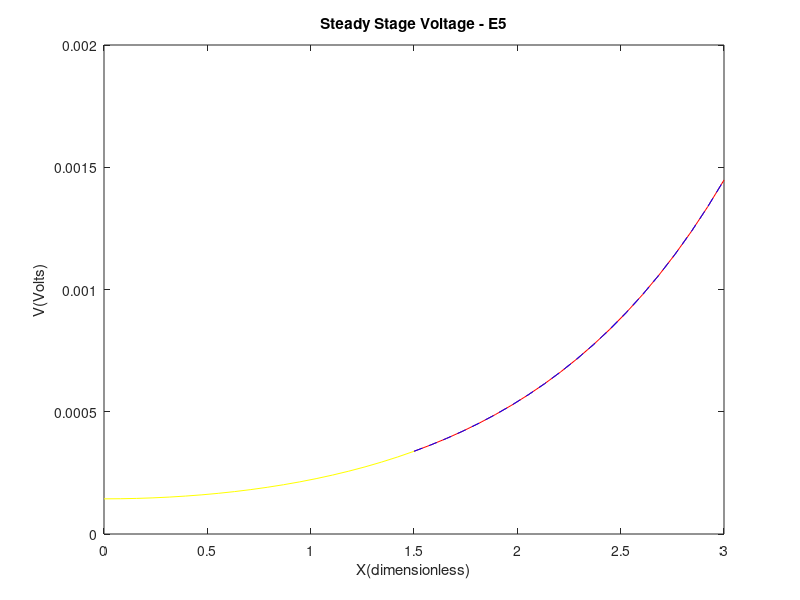

Reproduce this figure in MATLAB.
% electrical constants and derived quantities for typical 
% mammalian dendrite

% Dimensions of compartments

d1 = 75e-4; 			% cm
d21 = 30e-4; 			% cm
d22 = 15e-4; 			% cm
%d21 = 47.2470e-4;       % E9 cm
%d22 = d21;               % E9 cm

l1 = 1.5;			% dimensionless
l21 = 3.0;			% dimensionless
l22 = 3.0;			% dimensionless

% Electrical properties of compartments

Rm = 6e3;			% Ohms cm^2
Rc = 90;			% Ohms cm
Rs = 1e6;			% Ohms

c1 = 2*(Rc*Rm)^(1/2)/pi;

rl1 = c1*d1^(-3/2);		% Ohms
rl21 = c1*d21^(-3/2);		% Ohms
rl22 = c1*d22^(-3/2);		% Ohms


% Applied current

iapp = 1e-9; 	% Amps

% Coefficient matrices

A = [1 -1 0 0 0 0;
     0 0 exp(-l21) exp(l21) 0 0;
     0 0 0 0 exp(-l22) exp(l22);
     exp(-l1) exp(l1) -exp(-l1) -exp(l1) 0 0;
     0 0 exp(-l1) exp(l1) -exp(-l1) -exp(l1);
     -exp(-l1) exp(l1) rl1*exp(-l1)/rl21 -rl1*exp(l1)/rl21 rl1*exp(-l1)/rl22 -rl1*exp(l1)/rl22];

b = [rl1*iapp 0 0 0 0 0]';

%% 

%Question 3
x=A\b;
display(x)

%% 


%Question 4
y1=linspace(0,l1,20);
y21=linspace(l1,l21,20);
y22=linspace(l1,l22,20);

v1=x(1)*exp(-y1)+x(2)*exp(y1);
v21=x(3)*exp(-y21)+x(4)*exp(y21);
v22=x(5)*exp(-y22)+x(6)*exp(y22);
plot(y1,v1,'-y',y21,v21,'r-',y22,v22,'b-');
xlabel('X(dimensionless)');
ylabel('V(Volts)');
title('Steady Stage Voltage - E5');



%% 

%Question 5- (a)

A1=A;
A1(2,:) = [0 0 -exp(-l21) exp(l21) 0 0];
x=A1\b;


y1=linspace(0,l1,20);
y21=linspace(l1,l21,20);
y22=linspace(l1,l22,20);

v1=x(1)*exp(-y1)+x(2)*exp(y1);
v21=x(3)*exp(-y21)+x(4)*exp(y21);
v22=x(5)*exp(-y22)+x(6)*exp(y22);
plot(y1,v1,'-y',y21,v21,'r-',y22,v22,'b-');
xlabel('X(dimensionless)');
ylabel('V(Volts)');
title('Steady Stage Voltage - E5');



%% 

%Question 5- (b)


A1(3,:) = [0 0 0 0 -exp(-l22) exp(l22)];
x=A1\b;


y1=linspace(0,l1,20);
y21=linspace(l1,l21,20);
y22=linspace(l1,l22,20);

v1=x(1)*exp(-y1)+x(2)*exp(y1);
v21=x(3)*exp(-y21)+x(4)*exp(y21);
v22=x(5)*exp(-y22)+x(6)*exp(y22);
plot(y1,v1,'-y',y21,v21,'r-',y22,v22,'b-');
xlabel('X(dimensionless)');
ylabel('V(Volts)');
title('Steady Stage Voltage - E5');



%% 

%Question 5- (c)

A2=A;
A2(2,:) = [0 0 -exp(-l21) exp(l21) 0 0];


b2=b;
b2(1) = 0;
b2(2) = rl21*iapp;

x=A2\b2;


y1=linspace(0,l1,20);
y21=linspace(l1,l21,20);
y22=linspace(l1,l22,20);

v1=x(1)*exp(-y1)+x(2)*exp(y1);
v21=x(3)*exp(-y21)+x(4)*exp(y21);
v22=x(5)*exp(-y22)+x(6)*exp(y22);
plot(y1,v1,'-y',y21,v21,'r-',y22,v22,'b-');
xlabel('X(dimensionless)');
ylabel('V(Volts)');
title('Steady Stage Voltage - E5');




%% 


%Question 5- (d)

b2(3) = rl22*iapp;

x=A1\b2;


y1=linspace(0,l1,20);
y21=linspace(l1,l21,20);
y22=linspace(l1,l22,20);

v1=x(1)*exp(-y1)+x(2)*exp(y1);
v21=x(3)*exp(-y21)+x(4)*exp(y21);
v22=x(5)*exp(-y22)+x(6)*exp(y22);
plot(y1,v1,'-y',y21,v21,'r-',y22,v22,'b-');
xlabel('X(dimensionless)');
ylabel('V(Volts)');
title('Steady Stage Voltage - E5');


%% 


%Question 6


%electrical constants and derived quantities for typical 
% mammalian dendrite

% Dimensions of compartments

d1 = 75e-4; 			% cm
%d21 = 30e-4; 			% cm
%d22 = 15e-4; 			% cm
d21 = 47.2470e-4;       % E9 cm
d22 = d21;               % E9 cm

l1 = 1.5;			% dimensionless
l21 = 3.0;			% dimensionless
l22 = 3.0;			% dimensionless

% Electrical properties of compartments

Rm = 6e3;			% Ohms cm^2
Rc = 90;			% Ohms cm
Rs = 1e6;			% Ohms

c1 = 2*(Rc*Rm)^(1/2)/pi;

rl1 = c1*d1^(-3/2);		% Ohms
rl21 = c1*d21^(-3/2);		% Ohms
rl22 = c1*d22^(-3/2);		% Ohms


% Applied current

iapp = 1e-9; 	% Amps

% Coefficient matrices

A = [1 -1 0 0 0 0;
     0 0 exp(-l21) exp(l21) 0 0;
     0 0 0 0 exp(-l22) exp(l22);
     exp(-l1) exp(l1) -exp(-l1) -exp(l1) 0 0;
     0 0 exp(-l1) exp(l1) -exp(-l1) -exp(l1);
     -exp(-l1) exp(l1) rl1*exp(-l1)/rl21 -rl1*exp(l1)/rl21 rl1*exp(-l1)/rl22 -rl1*exp(l1)/rl22];

b = [rl1*iapp 0 0 0 0 0]';


%% 

%Question 6- (b)

A3=A;
A3(2,:) = [0 0 -exp(-l21) exp(l21) 0 0];
A3(3,:) = [0 0 0 0 -exp(-l22) exp(l22)];
x=A3\b;


y1=linspace(0,l1,20);
y21=linspace(l1,l21,20);
y22=linspace(l1,l22,20);

v1=x(1)*exp(-y1)+x(2)*exp(y1);
v21=x(3)*exp(-y21)+x(4)*exp(y21);
v22=x(5)*exp(-y22)+x(6)*exp(y22);
plot(y1,v1,'-y',y21,v21,'r-',y22,v22,'b-');
xlabel('X(dimensionless)');
ylabel('V(Volts)');
title('Steady Stage Voltage - E5');




%% 


%Question 6- (d)

A3=A;
A3(2,:) = [0 0 -exp(-l21) exp(l21) 0 0];
A3(3,:) = [0 0 0 0 -exp(-l22) exp(l22)];

b3=b;
b3(1) = 0;
b3(2) = rl21*iapp;
b3(3) = rl22*iapp;

x=A3\b3;


y1=linspace(0,l1,20);
y21=linspace(l1,l21,20);
y22=linspace(l1,l22,20);

v1=x(1)*exp(-y1)+x(2)*exp(y1);
v21=x(3)*exp(-y21)+x(4)*exp(y21);
v22=x(5)*exp(-y22)+x(6)*exp(y22);
plot(y1,v1,'-y',y21,v21,'r-',y22,v22,'b--');
xlabel('X(dimensionless)');
ylabel('V(Volts)');
title('Steady Stage Voltage - E5');


